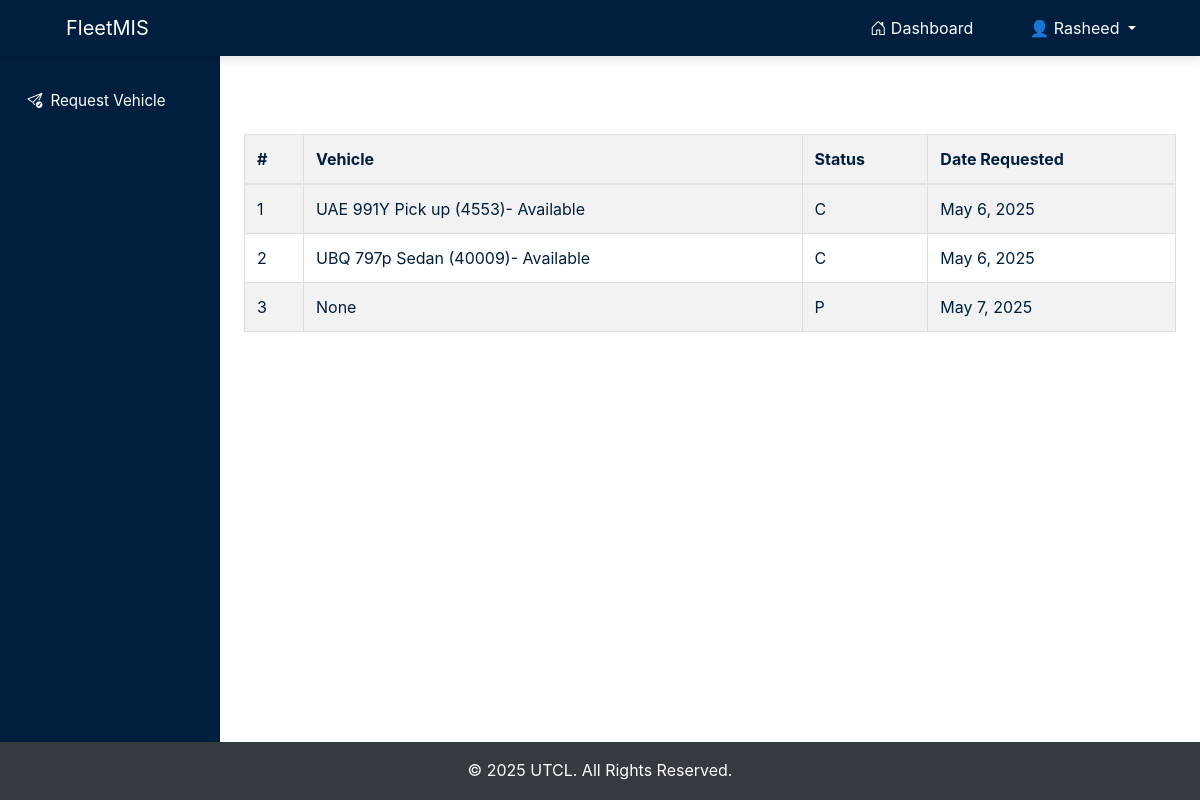
/my-requests/ (signed in), run on the app's committed database.
### fleetApp/models.py (models this page shows, shortened)
class Request(models.Model):
    REQUEST_STATE = [
        ("P", "Pending"),
        ("O", "Open"),
        ("C", "Closed"),
    ]
    requestor = models.ForeignKey(User, on_delete=models.CASCADE, related_name="requests")
    request_date = models.DateField(auto_now_add=True)
    current_location = models.CharField(max_length=50)
    destination = models.CharField(max_length=50)
    purpose = models.CharField(max_length=100)
    vehicle = models.ForeignKey('Vehicle', on_delete=models.CASCADE, null=True, blank=True)
    time_of_allocation = models.DateTimeField(null=True, blank=True)
    request_status = models.CharField(max_length=1, choices=REQUEST_STATE, default="P")
    mileage_at_assignment = models.IntegerField(null=True, blank=True)
    mileage_at_return = models.IntegerField(null=True, blank=True)

class Vehicle(models.Model):
  ENGIN = [
    ("GAS", "Gasoline"),
    ("HYB", "Hybrid"),
    ("DIS", "Diesel"),
    ("ELE", "Electric")
  ]
  STATUS = [
    ("Av", "Available"),
    ("Allocated", "Allocated")
  ]
  vehicle_plate = models.CharField(max_length=20)
  vehicle_type = models.CharField(max_length=50)
  mileage = models.PositiveIntegerField()
  engine_type = models.CharField(max_length=4, choices=ENGIN)
  status = models.CharField(max_length=9, choices=STATUS, default="Available")
  def __str__(self):
      return f"{self.vehicle_plate} {self.vehicle_type} ({self.mileage})- {self.status}"

### fleetApp/views.py (the view)
# urls.py: path('my-requests/', views.user_requests, name='user_requests'),
@login_required
def user_requests(request):
    status_filter = request.GET.get('status')
    if status_filter == 'pending':
        requests = Request.objects.filter(requestor=request.user, request_status='P')
    elif status_filter == 'closed':
        requests = Request.objects.filter(requestor=request.user, request_status='C')
    else:
        requests = Request.objects.filter(requestor=request.user)
    context = {
        'requests': requests,
        'selected_status': status_filter
    }
    return render(request, 'fleetApp/requisition/user_requests.html', context)

### fleetApp/templatetags/group_tags.py (called while the page is built)
@register.filter(name='has_group')
def has_group(user, group_name):
    return user.groups.filter(name=group_name).exists()

### fleetApp/templates/fleetApp/requisition/user_requests.html
{% extends "main.html" %}
{% block content %}
<h3 class="text-white">My Vehicle Requests</h3>
<table class="table table-striped">
    <thead>
        <tr>
            <th>#</th>
            <th>Vehicle</th>
            <th>Status</th>
            <th>Date Requested</th>
        </tr>
    </thead>
    <tbody>
        {% for req in requests %}
        <tr>
            <td>{{ forloop.counter }}</td>
            <td>{{ req.vehicle }}</td>
            <td>{{ req.request_status }}</td>
            <td>{{ req.request_date }}</td>
        </tr>
        {% empty %}
        <tr><td colspan="4">No requests found.</td></tr>
        {% endfor %}
    </tbody>
</table>
{% endblock %}

### fleetApp/templates/main.html (shortened to what this page needs)
<!DOCTYPE html>
<html lang="en">
<head>
    {% load group_tags %}
    {% load static %}
    <link href="https://cdn.jsdelivr.net/npm/bootstrap-icons/font/bootstrap-icons.css" rel="stylesheet">
    <link rel="stylesheet" href="{% static 'css/bootstrap.min.css' %}">
    <link rel="stylesheet" href="{% static 'css/styles.css' %}">
</head>
<body>
    <nav class="navbar navbar-expand-lg" style="background-color: #001f3f;">
        <div class="container-fluid">
            <a class="navbar-brand text-white fw-bold" href="">FleetMIS</a>
            <div class="collapse navbar-collapse justify-content-end" id="navbarNav">
                <ul class="navbar-nav">
                    {% if user.is_authenticated %}
                        <li class="nav-item">
                            <a class="nav-link text-white" href="{% url 'home' %}">
                                <i class="bi bi-house-door"></i> Dashboard
                            </a>
                        </li>
                        <li class="nav-item dropdown">
                            <a class="nav-link dropdown-toggle text-white" href="#" role="button" data-bs-toggle="dropdown">
                                👤 {{ user.get_full_name|default:user.username }}
                            </a>
                        </li>
                    {% endif %}
                </ul>
            </div>
        </div>
    </nav>
    {% if user.is_authenticated %}
        {% if user|has_group:"Admins" %}
            <div id="sidebar-wrapper">
                <div class="list-group list-group-flush px-2 pt-4">
                    <a href="/admin/auth/user/" class="list-group-item list-group-item-action bg-transparent text-white sidebar-link" target="_blank">
                        <i class="bi bi-person-gear"></i> Users
                    </a>
                    <a href="/admin/auth/group/" class="list-group-item list-group-item-action bg-transparent text-white sidebar-link" target="_blank">
                        <i class="bi bi-people-fill"></i> Groups
                    </a>
                    <a href="{% url 'vehicle' %}" class="list-group-item list-group-item-action bg-transparent text-white sidebar-link">
                        <i class="bi bi-truck"></i> Vehicles
                    </a>
                    <a href="{% url 'drivers' %}" class="list-group-item list-group-item-action bg-transparent text-white sidebar-link">
                        <i class="bi bi-person-lines-fill"></i> Drivers
                    </a>
                    <a href="{% url 'requestor_list' %}" class="list-group-item list-group-item-action bg-transparent text-white sidebar-link">
                        <i class="bi bi-people"></i> Requestors
                    </a>
                    <a href="{% url 'requisitions' %}" class="list-group-item list-group-item-action bg-transparent text-white sidebar-link">
                        <i class="bi bi-journal-check"></i> Requisitions
                    </a>
                    <a href="{% url 'add_request' %}" class="list-group-item list-group-item-action bg-transparent text-white sidebar-link">
                        <i class="bi bi-send-check"></i> Request Vehicle
                    </a>
                    <a href="{% url 'service_provider_list' %}" class="list-group-item list-group-item-action bg-transparent text-white sidebar-link">
                        <i class="bi bi-building-gear"></i> Service Providers
                    </a>
                    <a href="{% url 'service_list' %}" class="list-group-item list-group-item-action bg-transparent text-white sidebar-link">
                        <i class="bi bi-wrench-adjustable"></i> Services
                    </a>
                    <a href="{% url 'requestSummary' %}" class="list-group-item list-group-item-action bg-transparent text-white sidebar-link">
                        <i class="bi bi-bar-chart-line"></i> Reports
                    </a>
                </div>
            </div>
        {% elif user|has_group:"FleetUsers" %}
            <div id="sidebar-wrapper">
                <div class="list-group list-group-flush px-2 pt-4">
                    <a href="{% url 'add_request' %}" class="list-group-item list-group-item-action bg-transparent text-white sidebar-link">
                        <i class="bi bi-send-check"></i> Request Vehicle
                    </a>
                </div>
            </div>
        {% endif %}
    {% endif %}
    <main class="main-content">
        {% block content %}{% endblock %}
    </main>
    <footer class="bg-dark text-white text-center py-3 mt-auto">
        <p class="mb-0">&copy; 2025 UTCL. All Rights Reserved.</p>
    </footer>
</body>
</html>

### fleetApp/static/css/styles.css (style rules this page uses)
nav ul { list-style-type: none; padding: 0; }
nav ul li { display: inline; margin-right: 10px; }
nav { display: flex; justify-content: center; background-color: #FF851B; padding: 10px 0; box-shadow: 0 4px 8px rgba(0, 0, 0, 0.1); }
nav a { color: #fff; text-decoration: none; margin: 0 15px; padding: 10px 20px; border-radius: 5px; transition: background-color 0.3s ease; }
main { padding: 40px; background-color: #fff; color: #001f3f; max-width: 1200px; margin: auto; }
p { font-size: 1.1em; line-height: 1.6; margin-bottom: 20px; }
table { width: 100%; border-collapse: collapse; margin-top: 20px; }
table, th, td { border: 1px solid #ddd; }
th, td { padding: 8px; text-align: left; }
th { background-color: #f2f2f2; }
footer { background-color: #001f3f; color: #fff; text-align: center; padding: 20px; position: fixed; bottom: 0; width: 100%; }
footer p { margin: 0; font-size: 1em; }

### fleetApp/templates/main.html (style rules this page uses)
body { margin: auto; padding: 0; overflow-x: hidden; }
#sidebar-wrapper { width: 220px; background-color: #001f3f; color: white; height: 100vh; overflow-y: auto; position: fixed; }
.sidebar-link { padding: 10px 1.2rem; display: flex; align-items: center; font-size: 0.95rem; gap: 0.5rem; }
.main-content { margin-left: 220px; padding: 1.5rem; }
.navbar { z-index: 1000; }

### data on the page
Request: vehicle "UAE 991Y Pick up (4553)- Available", request_status "C", request_date "May 6, 2025"
Request: vehicle "UBQ 797p Sedan (40009)- Available", request_status "C", request_date "May 6, 2025"
Request: vehicle "None", request_status "P", request_date "May 7, 2025"

### other printed values
{{ user.get_full_name|default:user.username }} "Rasheed"
